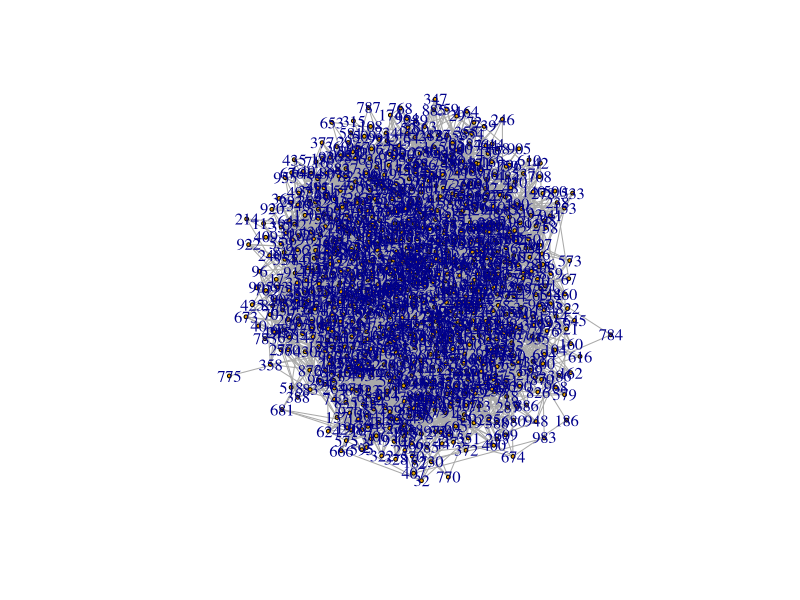
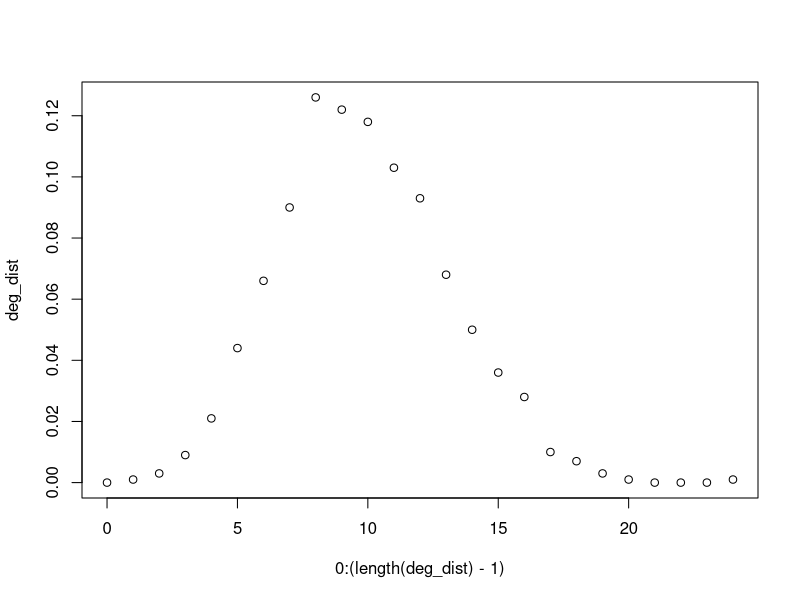
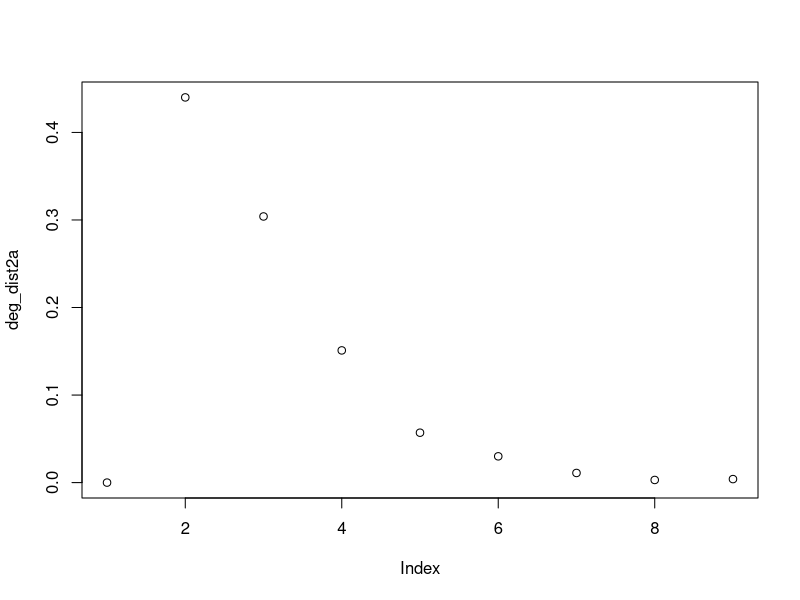

Write the R code that produced these figures, in order. (Note: this script raises an error after producing the figures.)
##Download and install the package 
#install.packages("igraph")

##Load package
library(igraph)

p1 = 0.01
g <- sample_gnp(1000, p1, directed = FALSE, loops = FALSE)
plot(g, vertex.size = 2)
deg_dist <- degree_distribution(g)
plot(0: (length(deg_dist)-1), deg_dist)
is.connected(g)
dia <- diameter(g, unconnected = TRUE)

#2 
#Create a network with a fat-tailed degree distribution
#2-a
g2a = barabasi.game(1000, -3, directed = FALSE)
deg_dist2a <- degree_distribution(g2a)
plot(deg_dist2a)
dia2a <- diameter(g2a, unconnected = TRUE)

#2-b
is.connected(g2a)
cl <- clusters(g2a)
gccIndex <- which.max(cl$size)
nonGccNodes <- (1:vcount(g))[cl$membership != gccIndex]
gcc <- delete.vertices(g, nonGccNodes)

#community structure
community_str <- fastgreedy.community(graph, merges=TRUE, modularity=TRUE,membership=TRUE, weights=NULL)
modularity = modularity(community_str)
size = sizes(community_str)


#2-c
g2c = barabasi.game(10000, -3, directed = FALSE)
deg_dist2c <- degree_distribution(g2c)
barplot(deg_dist2c)
dia2c <- diameter(g2c, unconnected = TRUE)

#GCC calculation

cl <- clusters(g2c)
gccIndex <- which.max(cl$size)
nonGccNodes <- (1:vcount(g))[cl$membership != gccIndex]
gcc <- delete.vertices(g, nonGccNodes)

#community structure
community_str <- fastgreedy.community(gcc, merges=TRUE, modularity=TRUE,membership=TRUE, weights=NULL)
modularity = modularity(community_str)
size = sizes(community_str)


#2-d
smpl <- igraph.sample(1, 1000, 1000)

